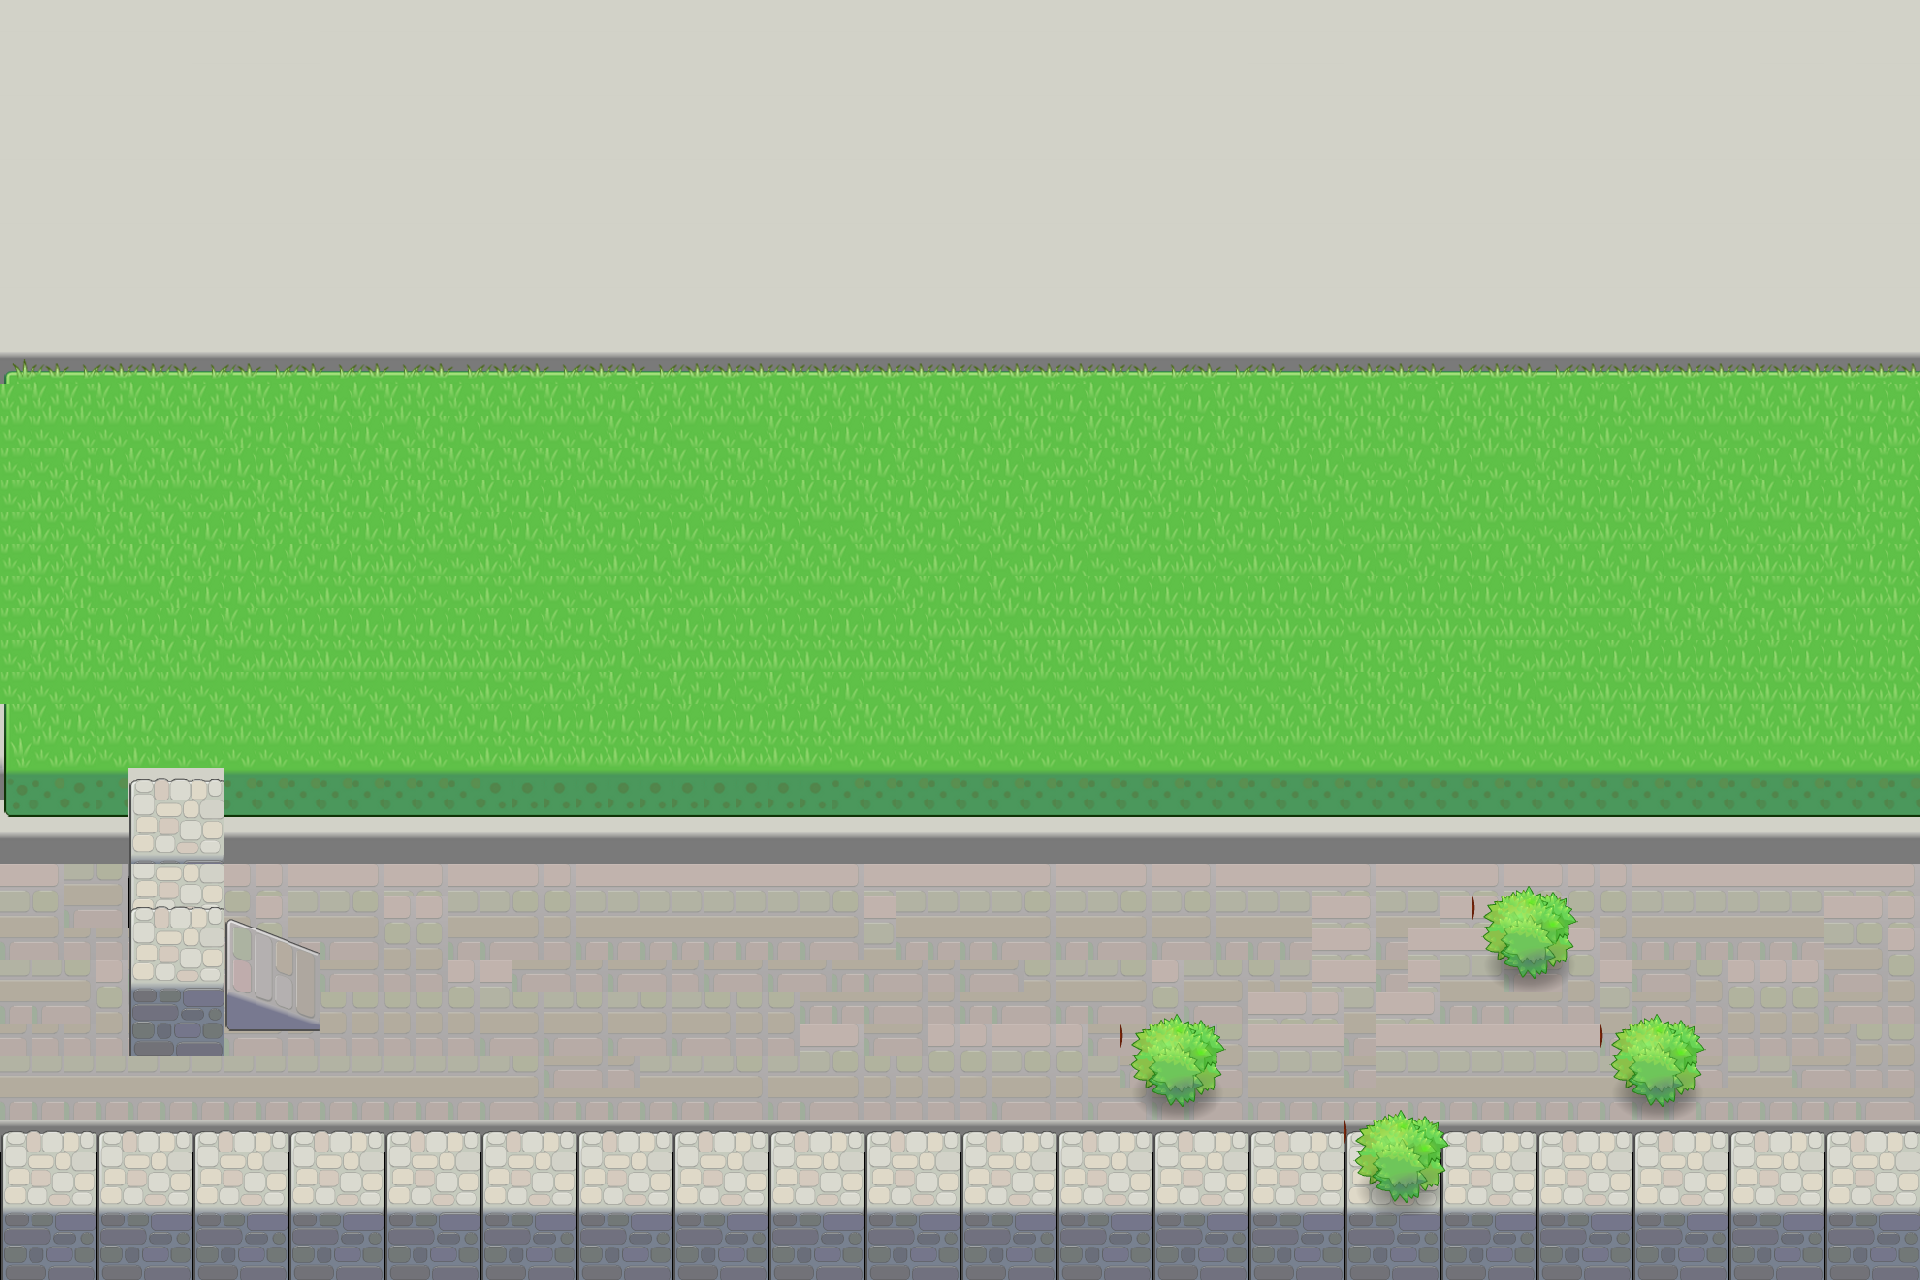

Tiled map render using the project's own tile images. Description and the map definition, with tile-layer contents summarised, below:
An orthogonal 60x40 tile map with 32x32 px tiles, 3 tile layers (BottomLayer, MiddleLayer, TopLayer).

<map version="1.0" orientation="orthogonal" width="60" height="40" tilewidth="32" tileheight="32">
 <tileset firstgid="1" name="input1" tilewidth="32" tileheight="32" spacing="2">
  <image source="input1.png" width="1024" height="1024" />
 </tileset>
 <layer name="BottomLayer" width="60" height="40">
  <data>[2400 cells, 1035 non-empty, 9 distinct tile ids]</data>
 </layer>
 <layer name="MiddleLayer" width="60" height="40">
  <data>[2400 cells, 1683 non-empty, 36 distinct tile ids]</data>
 </layer>
 <layer name="TopLayer" width="60" height="40">
  <data>[2400 cells, 94 non-empty, 46 distinct tile ids]</data>
 </layer>
 <objectgroup name="ObjectLayer" width="60" height="40" />
</map>
